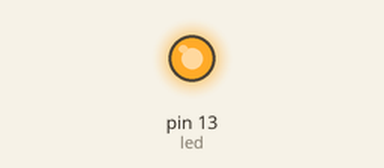
Bench run of a sketch on a simulated Arduino Uno, built with avr-gcc and run on an emulated ATmega328P. On the bench: output pins drawn as LEDs (lit = HIGH).

Above: at 0.02 s.
At 2.77 s:
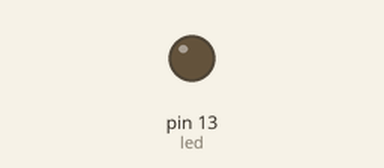
Timing chart, 0 to 3.1 s (numbered marks = the images above):
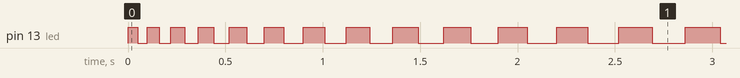

Measured:
- by itself, pin 13 (led): repeats every 0.11 s: LOW 0.05 s, HIGH 0.06 s
- by itself, everything shown: repeats every 13.2 s, in 88 steps

The sketch:

sketch_rit_accel.ino
```cpp
int led = 13;
int time = 50;
int factor = 10;

void setup() {
  pinMode(led, OUTPUT);
}

void loop() {
  digitalWrite(led, HIGH);
  delay(time);
  digitalWrite(led, LOW);
  delay(time);
  time = time + factor;
  if(time > 250){
     factor = -10;
  }else if(time < 50){
     factor = 10;
  }
}
```
